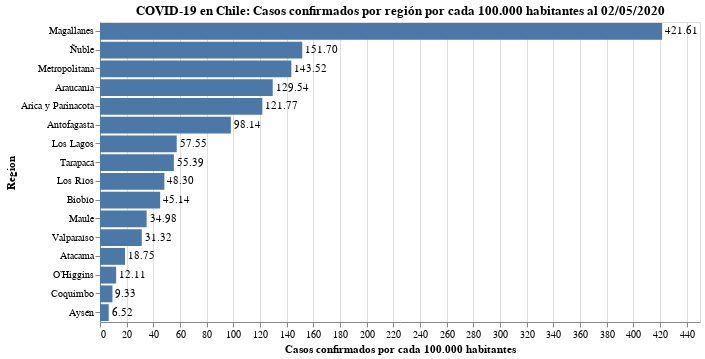

Write notebook code for a chart like this one.
### Code cell
#hide_input

bars = alt.Chart(data_raw).mark_bar().encode(
    x = alt.X('Tasa de casos:Q', axis=alt.Axis(title='Casos confirmados por cada 100.000 habitantes')),
    y = alt.Y('Region:N', sort='-x'),
    tooltip = 'Tasa de casos'
).properties(
    title=f'COVID-19 en Chile: Casos confirmados por región por cada 100.000 habitantes al {today_es_format}'
)

text = bars.mark_text(
    align='left',
    baseline='middle',
    dx=3  # Nudges text to right so it doesn't appear on top of the bar
).encode(
    text=alt.Text('Tasa de casos:Q', format=',.2f')
)

# bars.configure_title(
#     fontSize=20,
#     font='Courier',
#     anchor='start',
#     color='gray'
# )

(bars + text).properties(width=600, height=300)

### Figure 1 — Vega-Lite specification as saved in the notebook (floating-point values rounded to 4 significant figures)
{"config": {"view": {"continuousWidth": 400, "continuousHeight": 300}}, "layer": [{"mark": "bar", "encoding": {"tooltip": {"type": "quantitative", "field": "Tasa de casos"}, "x": {"type": "quantitative", "axis": {"title": "Casos confirmados por cada 100.000 habitantes"}, "field": "Tasa de casos"}, "y": {"type": "nominal", "field": "Region", "sort": "-x"}}, "title": "COVID-19 en Chile: Casos confirmados por región por cada 100.000 habitantes al 02/05/2020"}, {"mark": {"type": "text", "align": "left", "baseline": "middle", "dx": 3}, "encoding": {"text": {"type": "quantitative", "field": "Tasa de casos", "format": ",.2f"}, "tooltip": {"type": "quantitative", "field": "Tasa de casos"}, "x": {"type": "quantitative", "axis": {"title": "Casos confirmados por cada 100.000 habitantes"}, "field": "Tasa de casos"}, "y": {"type": "nominal", "field": "Region", "sort": "-x"}}, "title": "COVID-19 en Chile: Casos confirmados por región por cada 100.000 habitantes al 02/05/2020"}], "data": {"name": "data-2b74c66fd553fcb04a9b823e5d094250"}, "height": 300, "width": 600, "$schema": "https://vega.github.io/schema/vega-lite/v4.8.1.json", "datasets": {"data-2b74c66fd553fcb04a9b823e5d094250": [{"Region": "Arica y Parinacota", "2020-05-02": 307, "Tasa de casos": 121.8}, {"Region": "Tarapacá", "2020-05-02": 212, "Tasa de casos": 55.39}, {"Region": "Antofagasta", "2020-05-02": 679, "Tasa de casos": 98.14}, {"Region": "Atacama", "2020-05-02": 59, "Tasa de casos": 18.75}, {"Region": "Coquimbo", "2020-05-02": 78, "Tasa de casos": 9.329}, {"Region": "Valparaíso", "2020-05-02": 614, "Tasa de casos": 31.32}, {"Region": "Metropolitana", "2020-05-02": 11661, "Tasa de casos": 143.5}, {"Region": "O’Higgins", "2020-05-02": 120, "Tasa de casos": 12.11}, {"Region": "Maule", "2020-05-02": 396, "Tasa de casos": 34.98}, {"Region": "Ñuble", "2020-05-02": 776, "Tasa de casos": 151.7}, {"Region": "Biobío", "2020-05-02": 751, "Tasa de casos": 45.14}, {"Region": "Araucanía", "2020-05-02": 1314, "Tasa de casos": 129.5}, {"Region": "Los Ríos", "2020-05-02": 196, "Tasa de casos": 48.3}, {"Region": "Los Lagos", "2020-05-02": 513, "Tasa de casos": 57.55}, {"Region": "Aysén", "2020-05-02": 7, "Tasa de casos": 6.524}, {"Region": "Magallanes", "2020-05-02": 752, "Tasa de casos": 421.6}]}}
